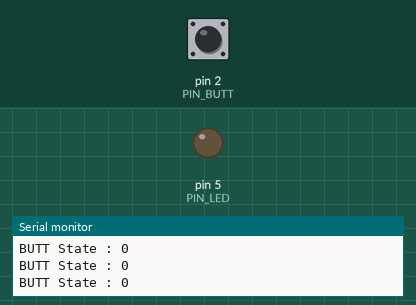
The sketch below on a simulated Arduino Uno, built with avr-gcc and run on an emulated ATmega328P. Shown: output pins drawn as LEDs (lit = HIGH), the last lines printed to the serial monitor. The test bench sets the inputs (shaded band); at power-on: pin 2 (PIN_BUTT) LOW.

Above: at 1.2 s.
1.3 s: pin 2 (PIN_BUTT) pulled HIGH for 0.15 s
At 1.4 s:
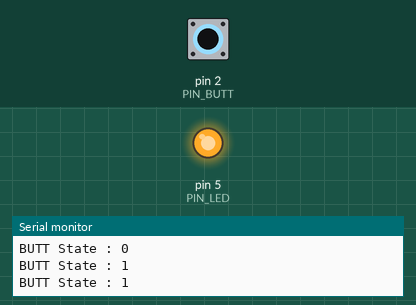
2.9 s: pin 2 (PIN_BUTT) pulled HIGH for 3.2 s
At 7.2 s:
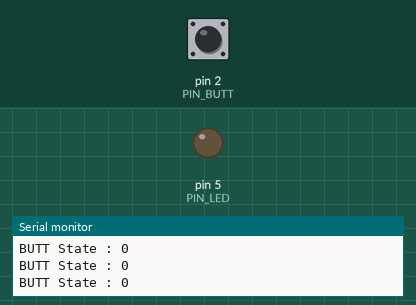
Timing chart, 0 to 8.7 s (numbered marks = the images above; inputs shaded):
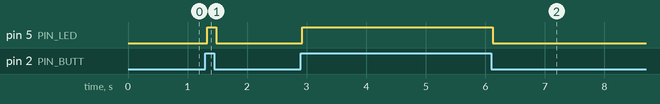

Measured:
- after the input at 1.3 s, pin 5 (PIN_LED): LOW → HIGH at once, → LOW 0.15 s later
- after the input at 2.9 s, pin 5 (PIN_LED): LOW → HIGH at once, → LOW 3.2 s later

The sketch:

P1_PushControlled_LED.ino
```cpp
#define PIN_BUTT 2
#define PIN_LED 5

int buttonState = 0;

void setup() {
  // put your setup code here, to run once:
  Serial.begin(9600);
  pinMode(PIN_BUTT, INPUT);
  pinMode(PIN_LED, OUTPUT);
}

void loop() {
  // put your main code here, to run repeatedly:
  buttonState = digitalRead(PIN_BUTT);
  Serial.print("BUTT State : ");
  Serial.println(buttonState);
  if(buttonState == HIGH){
    digitalWrite(PIN_LED, HIGH);
  } else {
    digitalWrite(PIN_LED, LOW);
  }


}
```
